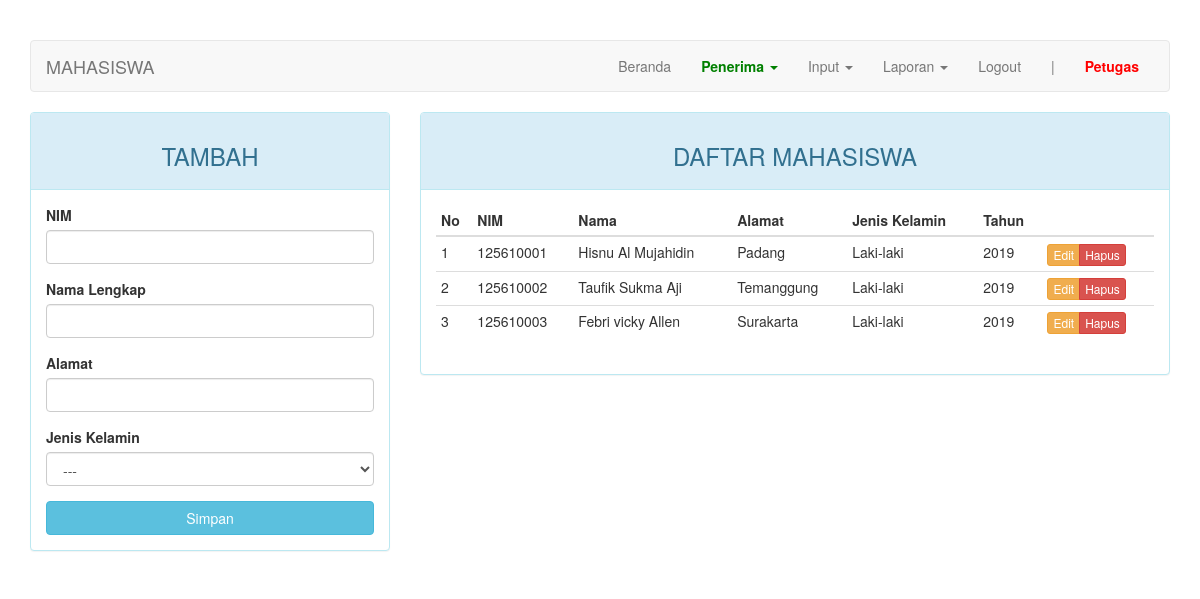
The page /index.php?page=mahasiswa (signed in) on the database its author committed.
### tables this page shows
CREATE TABLE `mahasiswa` (
  `nim` char(9) NOT NULL,
  `nama` varchar(30) NOT NULL,
  `alamat` varchar(100) DEFAULT NULL,
  `jenis_kelamin` enum('Laki-laki','Perempuan') DEFAULT NULL,
  `tahun_mengajukan` char(4) NOT NULL
);

### page/mahasiswa.php (the view, shortened to what this page needs)
<?php
$update = (isset($_GET['action']) AND $_GET['action'] == 'update') ? true : false;
?>
<div class="row">
	<div class="col-md-4">
	    <div class="panel panel-<?= ($update) ? "warning" : "info" ?>">
	        <div class="panel-heading"><h3 class="text-center"><?= ($update) ? "EDIT" : "TAMBAH" ?></h3></div>
	        <div class="panel-body">
	            <form action="<?=$_SERVER['REQUEST_URI']?>" method="POST">
	                <div class="form-group">
	                    <label for="nim">NIM</label>
	                    <input type="text" name="nim" class="form-control" <?= (!$update) ?: 'value="'.$row["nim"].'"' ?>>
	                </div>
	                <div class="form-group">
	                    <label for="nama">Nama Lengkap</label>
	                    <input type="text" name="nama" class="form-control" <?= (!$update) ?: 'value="'.$row["nama"].'"' ?>>
	                </div>
	                <div class="form-group">
	                    <label for="alamat">Alamat</label>
	                    <input type="text" name="alamat" class="form-control" <?= (!$update) ?: 'value="'.$row["alamat"].'"' ?>>
	                </div>
									<div class="form-group">
	                  <label for="jenis_kelamin">Jenis Kelamin</label>
										<select class="form-control" name="jenis_kelamin">
											<option>---</option>
										</select>
									</div>
	                <button type="submit" class="btn btn-<?= ($update) ? "warning" : "info" ?> btn-block">Simpan</button>
	            </form>
	        </div>
	    </div>
	</div>
	<div class="col-md-8">
	    <div class="panel panel-info">
	        <div class="panel-heading"><h3 class="text-center">DAFTAR MAHASISWA</h3></div>
	        <div class="panel-body">
	            <table class="table table-condensed">
	                <thead>
	                    <tr>
	                        <th>No</th>
	                        <th>NIM</th>
	                        <th>Nama</th>
	                        <th>Alamat</th>
	                        <th>Jenis Kelamin</th>
	                        <th>Tahun</th>
	                        <th></th>
	                    </tr>
	                </thead>
	                <tbody>
	                    <?php $no = 1; ?>
	                    <?php if ($query = $connection->query("SELECT * FROM mahasiswa")): ?>
	                        <?php while($row = $query->fetch_assoc()): ?>
	                        <tr>
	                            <td><?=$no++?></td>
	                            <td><?=$row['nim']?></td>
	                            <td><?=$row['nama']?></td>
	                            <td><?=$row['alamat']?></td>
	                            <td><?=$row['jenis_kelamin']?></td>
	                            <td><?=$row['tahun_mengajukan']?></td>
	                            <td>
	                                <div class="btn-group">
	                                    <a href="?page=mahasiswa&action=update&key=<?=$row['nim']?>" class="btn btn-warning btn-xs">Edit</a>
	                                    <a href="?page=mahasiswa&action=delete&key=<?=$row['nim']?>" class="btn btn-danger btn-xs">Hapus</a>
	                                </div>
	                            </td>
	                        </tr>
	                        <?php endwhile ?>
	                    <?php endif ?>
	                </tbody>
	            </table>
	        </div>
	    </div>
	</div>
</div>

### index.php (style rules this page uses)
body { margin-top: 40px; }

### rows shown on the page
mahasiswa: nim "125610001", nama "Hisnu Al Mujahidin", alamat "Padang", jenis_kelamin "Laki-laki", tahun_mengajukan "2019"
mahasiswa: nim "125610002", nama "Taufik Sukma Aji", alamat "Temanggung", jenis_kelamin "Laki-laki", tahun_mengajukan "2019"
mahasiswa: nim "125610003", nama "Febri vicky Allen", alamat "Surakarta", jenis_kelamin "Laki-laki", tahun_mengajukan "2019"

### other values the page prints
$str "MAHASISWA"
$_SESSION["username"] "Petugas"
